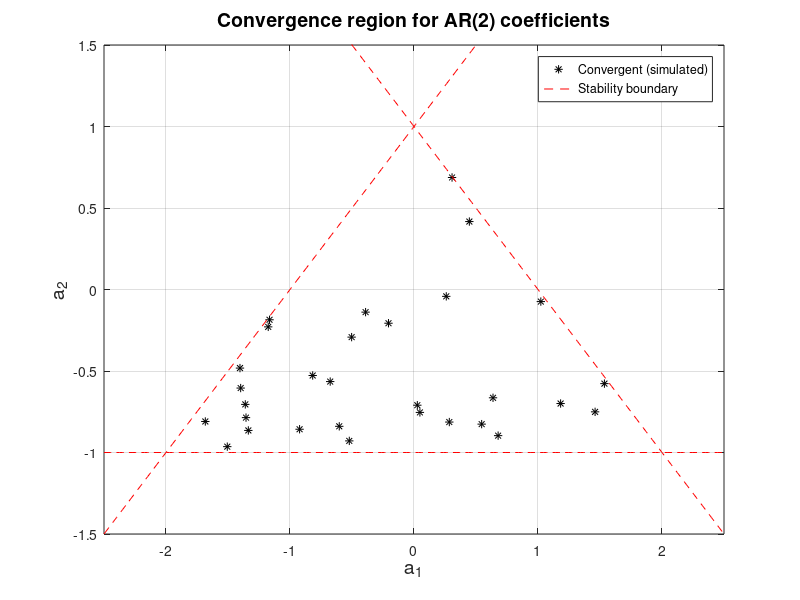

Here is the MATLAB script that generated this plot:
N = 1000;
numPairs = 100;
rng(42);

A1 = -2.5 + 5.0 * rand(numPairs, 1);
A2 = -1.5 + 3.0 * rand(numPairs, 1);

stable = false(numPairs, 1);

for i = 1:numPairs
    a1 = A1(i);
    a2 = A2(i);

    % Generate AR(2) process x[n] = a1 x[n-1] + a2 x[n-2] + w[n]
    w = randn(N, 1);
    x = zeros(N, 1);
    for n = 3:N
        x(n) = a1 * x(n-1) + a2 * x(n-2) + w(n);
    end

    r = roots([1 -a1 -a2]);
    stable(i) = all(abs(r) < 1);
end

figure;
plot(A1(stable), A2(stable), 'k*');
hold on;

a1_line = linspace(-2.5, 2.5, 200);
plot(a1_line, 1 - a1_line, 'r--');   
plot(a1_line, 1 + a1_line, 'r--');
plot(a1_line, -1 * ones(size(a1_line)), 'r--');

hold off;
xlabel('a_1', 'FontSize', 14);
ylabel('a_2', 'FontSize', 14);
title('Convergence region for AR(2) coefficients', 'FontSize', 14);
axis([-2.5 2.5 -1.5 1.5]);
grid on;
legend('Convergent (simulated)', 'Stability boundary', 'Location', 'northeast');
